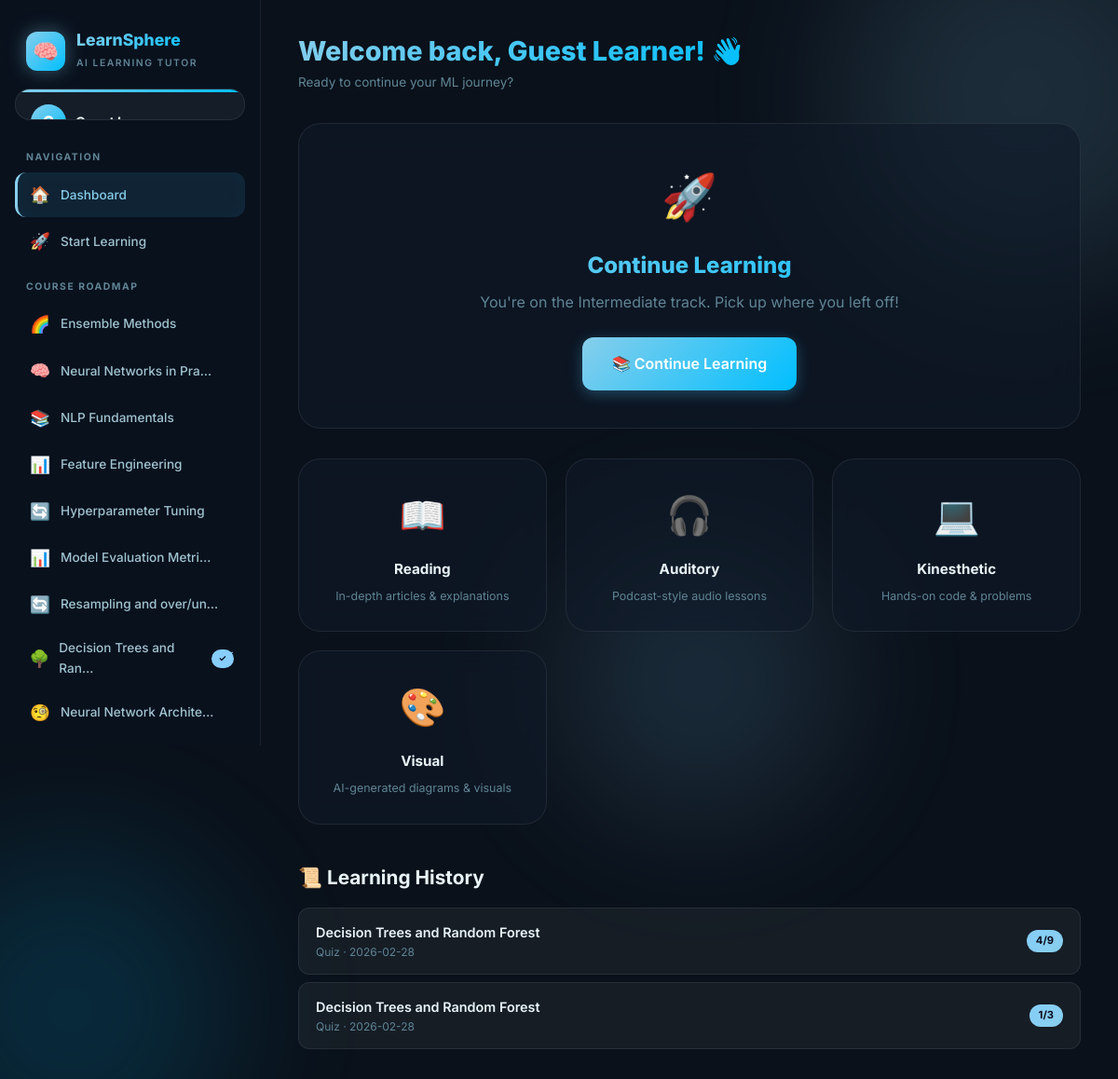
The page /dashboard (signed in) on the database its author committed.
### tables this page shows
CREATE TABLE user_progress (
            id INTEGER PRIMARY KEY AUTOINCREMENT,
            user_id INTEGER UNIQUE NOT NULL,
            level TEXT,
            xp INTEGER DEFAULT 0,
            badges TEXT DEFAULT '[]',
            topics_completed TEXT DEFAULT '[]',
            current_topic TEXT,
            current_roadmap TEXT,
            learning_style TEXT,
            FOREIGN KEY (user_id) REFERENCES users(id)
        );

CREATE TABLE learning_history (
            id INTEGER PRIMARY KEY AUTOINCREMENT,
            user_id INTEGER NOT NULL,
            topic TEXT NOT NULL,
            learning_style TEXT,
            quiz_score INTEGER,
            quiz_total INTEGER,
            timestamp TIMESTAMP DEFAULT CURRENT_TIMESTAMP,
            FOREIGN KEY (user_id) REFERENCES users(id)
        );

### app.py (the view)
@app.route("/dashboard")
@login_required
def dashboard():
    progress = models.get_progress(session["user_id"])
    history = models.get_history(session["user_id"], limit=10)
    return render_template(
        "dashboard.html",
        user={"display_name": session.get("display_name", "Learner")},
        progress=progress,
        history=history
    )

### app.py (called while the page is built, shortened)
def login_required(f):
    @wraps(f)
    def decorated(*args, **kwargs):
        return f(*args, **kwargs)
    return decorated

### models.py (called while the page is built)
def get_db():
    conn = sqlite3.connect(DB_PATH)
    conn.row_factory = sqlite3.Row
    conn.execute("PRAGMA journal_mode=WAL")
    return conn

def get_progress(user_id):
    conn = get_db()
    row = conn.execute("SELECT * FROM user_progress WHERE user_id = ?", (user_id,)).fetchone()
    conn.close()
    if row:
        data: dict = dict(row)
        data["badges"] = json.loads(data["badges"] or "[]")
        data["topics_completed"] = json.loads(data["topics_completed"] or "[]")
        data["current_roadmap"] = json.loads(data["current_roadmap"]) if data["current_roadmap"] else None
        return data
    return None

def get_history(user_id, limit=20):
    conn = get_db()
    rows = conn.execute(
        "SELECT * FROM learning_history WHERE user_id = ? ORDER BY timestamp DESC LIMIT ?",
        (user_id, limit)
    ).fetchall()
    conn.close()
    return [dict(r) for r in rows]

### templates/dashboard.html (shortened to what this page needs)
{% extends "base.html" %}
{% block body %}
<div class="app-layout">
    <nav class="sidebar" id="sidebar">
        <div class="sidebar-brand">
            <div class="logo">🧠</div>
            <div class="brand-text">
                <h2>LearnSphere</h2>
                <span>AI Learning Tutor</span>
            </div>
        </div>
        <div class="sidebar-profile">
            <div class="user-info">
                <div class="avatar" id="userAvatar">{{ user.display_name[0] | upper }}</div>
                <div>
                    <div class="user-name" id="userName">{{ user.display_name }}</div>
                </div>
            </div>
        </div>
        <div class="sidebar-nav">
            <div class="nav-section-title">Navigation</div>
            <a href="/dashboard" class="nav-item active">
                <span class="nav-icon">🏠</span> Dashboard
            </a>
            <a href="/learn" class="nav-item">
                <span class="nav-icon">🚀</span> Start Learning
            </a>
            {% if progress and progress.current_roadmap %}
            <div class="nav-section-title">Course Roadmap</div>
            {% for topic in progress.current_roadmap %}
            <div class="nav-item {% if topic.title in progress.topics_completed %}completed{% endif %}"
                onclick="window.location='/learn?topic={{ topic.id }}'">
                <span class="nav-icon">{{ topic.icon }}</span>
                <span>{{ topic.title[:22] }}{% if topic.title|length > 22 %}…{% endif %}</span>
                {% if topic.title in progress.topics_completed %}
                <span class="nav-badge" style="background: var(--accent-green); color: #0a0a1a;">✓</span>
                {% endif %}
            </div>
            {% endfor %}
            {% endif %}
        </div>
    </nav>
    <main class="main-content">
        <div class="topbar">
            <div style="display:flex;align-items:center;gap:12px;">
                <div class="topbar-title">
                    <h1>Welcome back, {{ user.display_name }}! 👋</h1>
                    <p>Ready to continue your ML journey?</p>
                </div>
            </div>
        </div>
        <div class="glass-card card-3d" style="text-align:center; padding:40px; margin-top:32px;">
            <div style="font-size:3rem; margin-bottom:16px;">🚀</div>
            <h2
                style="font-size:1.5rem; font-weight:800; background:var(--gradient-primary); -webkit-background-clip:text; -webkit-text-fill-color:transparent; margin-bottom:8px;">
                {% if progress and progress.level %}Continue Learning{% else %}Start Your ML Journey{% endif %}
            </h2>
            <p style="color:var(--text-muted); margin-bottom:24px;">
                {% if progress and progress.level %}
                You're on the {{ progress.level }} track. Pick up where you left off!
                {% else %}
                Choose your experience level and get a personalized ML roadmap.
                {% endif %}
            </p>
            <a href="/learn" class="btn btn-primary btn-lg">
                {% if progress and progress.level %}📚 Continue Learning{% else %}🚀 Get Started{% endif %}
            </a>
        </div>
        <div class="features-grid" style="margin-top:32px;">
            <div class="feature-card card-3d" onclick="window.location='/learn'">
                <span class="feature-icon">📖</span>
                <div class="feature-title">Reading</div>
                <div class="feature-desc">In-depth articles & explanations</div>
            </div>
            <div class="feature-card card-3d" onclick="window.location='/learn'">
                <span class="feature-icon">🎧</span>
                <div class="feature-title">Auditory</div>
                <div class="feature-desc">Podcast-style audio lessons</div>
            </div>
            <div class="feature-card card-3d" onclick="window.location='/learn'">
                <span class="feature-icon">💻</span>
                <div class="feature-title">Kinesthetic</div>
                <div class="feature-desc">Hands-on code & problems</div>
            </div>
            <div class="feature-card card-3d" onclick="window.location='/learn'">
                <span class="feature-icon">🎨</span>
                <div class="feature-title">Visual</div>
                <div class="feature-desc">AI-generated diagrams & visuals</div>
            </div>
        </div>
        {% if history %}
        <div class="history-section" style="margin-top:32px;">
            <h3 class="section-title">📜 Learning History</h3>
            <div class="history-list">
                {% for h in history %}
                <div class="history-item">
                    <div>
                        <div class="history-topic">{{ h.topic }}</div>
                        <div style="font-size:0.75rem; color:var(--text-muted);">{{ h.learning_style or 'Quiz' }} · {{
                            h.timestamp[:10] }}</div>
                    </div>
                    {% if h.quiz_score is not none %}
                    <div class="history-meta">
                        <span class="history-score">{{ h.quiz_score }}/{{ h.quiz_total }}</span>
                    </div>
                    {% endif %}
                </div>
                {% endfor %}
            </div>
        </div>
        {% endif %}
    </main>
</div>
{% endblock %}

### rows shown on the page
user_progress: level "Intermediate"
learning_history: topic "Decision Trees and Random Forest", learning_style "Quiz", timestamp "2026-02-28", quiz_score "4", quiz_total "9"
learning_history: topic "Decision Trees and Random Forest", learning_style "Quiz", timestamp "2026-02-28", quiz_score "1", quiz_total "3"

### other values the page prints
{{ topic.icon }} "🌈" "🧠" "📚" "📊" "🔄" "📊" "🔄" "🌳" "🧐"
{{ topic.title[:22] }} "Ensemble Methods" "Neural Networks in Pra" "NLP Fundamentals" "Feature Engineering" "Hyperparameter Tuning" "Model Evaluation Metri" "Resampling and over/un" "Decision Trees and Ran" "Neural Network Archite"
{{ user.display_name }} "Guest Learner"
